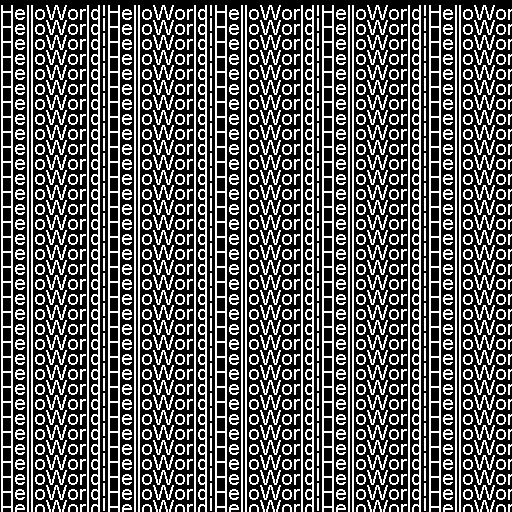
#> input picture files/watermark.png, 512 x 512 px, given in place of input.png, which was not available
$ python main_dwt.py   (older library calls are emulated)
#> lines starting #> are read from the running program, lines starting #| are printed output that depends on the picture; after the words box and inside, x2 and y2 are one past the last pixel; in counts of white or black regions, pixels touching at a corner belong together; pictures that were not available may be replaced by others from this repository, and a replacement may not be noted
### image_utils/frequence_domain_watermark.py
import os

import cv2
import numpy as np
import pywt
from PIL import Image, ImageDraw, ImageFont
from matplotlib import pyplot as plt

from classes.watermark_mode import IMAGE_MODE, TEXT_MODE

from classes import channels, show_mode
from image_utils.domain_watermark import DomainWatermark


class FrequenceDomainWatermark():


    def __init__(self, input_image: str, output_dir: str = "files/frequence_domain_watermark"):
        self.input_image = input_image
        self.output_dir = output_dir

    def apply_watermark(self, watermark_data,
                            watermark_type='image', alpha=0.1, wavelet='haar'):
        """
        Incorpora un watermark (logo o testo) in un'immagine utilizzando DWT.

        :param watermark_data: Path del file logo (se type='image') o stringa di testo (se type='text').
        :param watermark_type: 'image' o 'text'.
        :param alpha: Forza del watermark (valore piccolo, es. 0.05 - 0.2).
        :param wavelet: Tipo di wavelet da usare (es. 'haar', 'db1').
        """
#> called with watermark_data = 'HelloWorld!', watermark_type = 'text', alpha = 0.1, wavelet = 'haar'

        # 1. Carica l'immagine originale
        img = cv2.imread(self.input_image, cv2.IMREAD_COLOR)
#> img is the input picture: shape (512, 512, 3); 35% white in thin lines or dots
        if img is None:
            print(f"Errore: Immagine originale non trovata in {self.input_image}")
            return

        # 2. Converte in YCrCb e separa i canali
        img_ycrcb = cv2.cvtColor(img, cv2.COLOR_BGR2YCrCb)
#> img_ycrcb: shape (512, 512, 3); mean of channels 0, 1, 2 89.2, 128, 128
        y, cr, cb = cv2.split(img_ycrcb)
#> y: shape (512, 512); 35% white in thin lines or dots
#> cr: shape (512, 512); every value is 128

        # 3. Applica DWT al canale di luminanza (Y)
        coeffs_y = pywt.dwt2(y, wavelet)
        LL, (LH, HL, HH) = coeffs_y
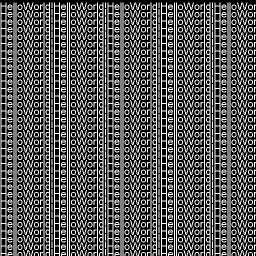
#> LL: shape (256, 256) float64; min 0, max 510, mean 178.3; drawn with min black and max white
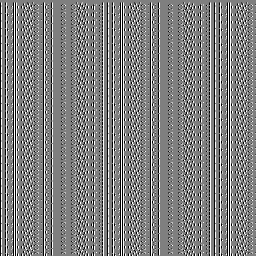
#> HL: shape (256, 256) float64; min -255, max 255, mean 0.3; drawn with min black and max white
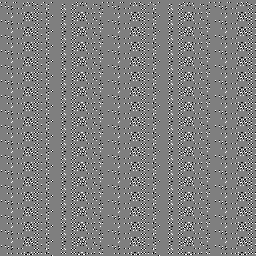
#> HH: shape (256, 256) float64; min -127.5, max 127.5, mean 0; drawn with min black and max white

        # 4. Prepara il watermark (logo o testo)
        target_shape = HH.shape  # Il watermark deve avere la dimensione della banda HH
#> target_shape = (256, 256)

        if watermark_type == IMAGE_MODE:
            watermark = self._prepare_logo_watermark(watermark_data, target_shape)
        elif watermark_type == TEXT_MODE:
            watermark = self._create_text_watermark(watermark_data, target_shape)
#> in _create_text_watermark, `img_pil = Image.new('L', (target_shape[1], target_shape[0]), 0)`: img_pil: PIL image 256x256 L; every value is 0
#> in _create_text_watermark, `bbox = draw.textbbox((0, 0), text, font=font)`: bbox = (0, 11, 371, 61)
#> in _create_text_watermark, `text_width, text_height = bbox[2] - bbox[0], bbox[3] - bbox[1]`: text_width = 371; text_height = 50
#> in _create_text_watermark, `x = (target_shape[1] - text_width) / 2`: x = -57.5
#> in _create_text_watermark, `y = (target_shape[0] - text_height) / 2`: y = 103
#> in _create_text_watermark, `return np.array(img_pil)`:
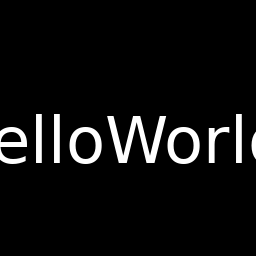
#> returned value: shape (256, 256); min 0, max 255, mean 14.7
        else:
            print("Errore: watermark_type deve essere 'image' o 'text'")
            return

        if watermark is None:
            print("Errore: impossibile creare o caricare il watermark.")
            return

        # 5. Incorpora il watermark nella banda HH (High-High)
        # Formula: HH_watermarked = HH + alpha * watermark
        HH_w = HH + alpha * watermark

        # 6. Ricostruisci il canale Y
        coeffs_Y_w = (LL, (LH, HL, HH_w))
        Y_w = pywt.idwt2(coeffs_Y_w, wavelet)

        # 7. Adatta la dimensione (IDWT può causare un +1 pixel)
        Y_w = cv2.resize(Y_w, (y.shape[1], y.shape[0]))

        # 8. Assicura che i valori siano nell'intervallo [0, 255]
        Y_w = np.clip(Y_w, 0, 255)

        # 9. Unisci i canali e riconverti in BGR
        img_w_ycrcb = cv2.merge((Y_w.astype('uint8'), cr, cb))
#> img_w_ycrcb: shape (512, 512, 3); mean of channels 0, 1, 2 89.3, 128, 128
        img_w = cv2.cvtColor(img_w_ycrcb, cv2.COLOR_YCrCb2BGR)

        # 10. Salva l'immagine finale
        watermarked_image_path = os.path.join(self.output_dir, "watermarked.png")
        cv2.imwrite(watermarked_image_path, img_w)
        print(f"Watermark incorporato con successo e salvato in: {watermarked_image_path}")
        os.makedirs(self.output_dir, exist_ok=True)
        self._extract_watermark_dwt(watermarked_image_path, os.path.join(self.output_dir, "watermark.png"))
#> in _extract_watermark_dwt, `_, watermark_final = cv2.threshold(watermark_visible, 127, 255, cv2.TH..`: watermark_final: shape (256, 256); 1.1% white in thin lines or dots, all inside (x1, y1, x2, y2) = (1, 114, 256, 164)


    def show_watermark(self,transfomed_img_path):
        original_image = Image.open(self.input_image)
        watermarked_image = Image.open(os.path.join(self.output_dir, "watermarked.png"))
        wm_image = Image.open(os.path.join(self.output_dir, "watermark.png"))
        transformed_img = Image.open(transfomed_img_path)
        self._extract_watermark_dwt(transfomed_img_path, os.path.join(self.output_dir, "transformed_watermark1.png"))

        trans_image = Image.open(os.path.join(self.output_dir, "transformed_watermark1.png"))

        # === Mostra le immagini affiancate ===
        plt.figure(figsize=(12, 8))

        plt.subplot(1, 4, 1)
        plt.title("Originale")
        plt.imshow(original_image)
        plt.axis("off")

        plt.subplot(1, 4, 2)
        plt.title("Immagine con Watermark")
        plt.imshow(watermarked_image)
        plt.axis("off")

        plt.subplot(1, 4, 3)
        plt.title("Watermark")
        plt.imshow(wm_image)
        plt.axis("off")

        if transformed_img:
            plt.subplot(1, 4, 4)
            plt.title("Trasformata")
            plt.imshow(trans_image)
            plt.axis("off")


        plt.tight_layout()
        plt.show()


    def _extract_watermark_dwt(self, watermarked_image_path,
                              output_watermark_path, alpha=0.1, wavelet='haar'):
        """
        Estrae un watermark da un'immagine (metodo NON-BLIND).

        :param watermarked_image_path: Path dell'immagine con watermark.
        :param output_watermark_path: Path dove salvare il watermark estratto.
        :param alpha: La STESSA forza usata durante l'incorporazione.
        :param wavelet: La STESSA wavelet usata durante l'incorporazione.
        """

        # 1. Carica entrambe le immagini
        img_orig = cv2.imread(self.input_image, cv2.IMREAD_COLOR)
        img_wm = cv2.imread(watermarked_image_path, cv2.IMREAD_COLOR)

        if img_orig is None or img_wm is None:
            print("Errore: impossibile caricare una o entrambe le immagini.")
            return

        # 2. Converte entrambe in YCrCb e ottieni i canali Y
        Y_orig, _, _ = cv2.split(cv2.cvtColor(img_orig, cv2.COLOR_BGR2YCrCb))
        Y_wm, _, _ = cv2.split(cv2.cvtColor(img_wm, cv2.COLOR_BGR2YCrCb))

        # 3. Applica DWT a entrambi i canali Y
        coeffs_Y_orig = pywt.dwt2(Y_orig, wavelet)
        _, (_, _, HH_orig) = coeffs_Y_orig

        coeffs_Y_wm = pywt.dwt2(Y_wm, wavelet)
        _, (_, _, HH_wm) = coeffs_Y_wm

        # 4. Estrai il watermark invertendo la formula
        # Formula: watermark = (HH_watermarked - HH) / alpha
        watermark_extracted_raw = (HH_wm - HH_orig) / alpha

        # 5. Post-processa il watermark estratto per renderlo visibile

        # Normalizza l'immagine estratta per visualizzarla (0-255)
        cv2.normalize(watermark_extracted_raw, None, 0, 255, cv2.NORM_MINMAX, dtype=cv2.CV_8U)
        watermark_visible = watermark_extracted_raw.astype('uint8')

        # Binarizza per pulire il rumore
        _, watermark_final = cv2.threshold(watermark_visible, 127, 255, cv2.THRESH_BINARY)

        # 6. Salva il watermark estratto
        cv2.imwrite(output_watermark_path, watermark_final)
        print(f"Watermark estratto e salvato in: {output_watermark_path}")
        return watermark_final


    def _create_text_watermark(self, text, target_shape):
        """
        Crea un'immagine in scala di grigi da una stringa di testo,
        dimensionata per il sub-band DWT di destinazione.
        """
        try:
            # Crea un'immagine PIL nera
            img_pil = Image.new('L', (target_shape[1], target_shape[0]), 0)  # (width, height)
            draw = ImageDraw.Draw(img_pil)

            # Prova a caricare un font
            try:
                # Stima una dimensione del font
                font_size = int(target_shape[0] / 4)
                font = ImageFont.truetype("arial.ttf", font_size)
            except IOError:
                print("Arial.ttf non trovato, uso il font di default.")
                # Se arial non è disponibile, usa il default
                font = ImageFont.load_default()

            # Calcola la posizione per centrare il testo
            try:
                # Metodo moderno PIL
                bbox = draw.textbbox((0, 0), text, font=font)
                text_width, text_height = bbox[2] - bbox[0], bbox[3] - bbox[1]
            except AttributeError:
                # Fallback per PIL più vecchi
                text_width, text_height = draw.textsize(text, font=font)

            x = (target_shape[1] - text_width) / 2
            y = (target_shape[0] - text_height) / 2

            # Disegna il testo in bianco
            draw.text((x, y), text, font=font, fill=255)

            # Converte l'immagine PIL in un array NumPy
            return np.array(img_pil)
        except Exception as e:
            print(f"Errore durante la creazione del watermark di testo: {e}")
            return None


    # [164 lines left out: functions _generate_text_watermark_image, _prepare_logo_watermark, _extract_watermark_dwt_changed, not called in this run]

### main_dwt.py
# --- Creazione file di test ---
# (Esegui questo blocco una volta per creare i file necessari)
import cv2
import numpy as np

from PIL import Image
# Importa le funzioni che abbiamo appena scritto (assumendo che il file si chiami trasformazioni.py)
from image_utils.transformation import resize_image, rotate_image, crop_image, flip_image, adjust_brightness, apply_blur

from image_utils.frequence_domain_watermark import FrequenceDomainWatermark
from image_utils.watermark_dwt import embed_watermark_dwt,extract_watermark_dwt

from classes.watermark_mode import TEXT_MODE

ALPHA_STRENGTH = 0.1
WAVELET_TYPE = 'haar'

if __name__ == '__main__':
    fdw = FrequenceDomainWatermark(input_image="files/input.png")
    fdw.apply_watermark(watermark_data="HelloWorld!", watermark_type=TEXT_MODE)


    # --- 1. Carica l'immagine originale ---
    img_originale = Image.open("files/watermarked_output.png")
    print(f"Immagine originale caricata: {img_originale.format} {img_originale.size} {img_originale.mode}")
#| Immagine originale caricata: PNG (512, 512) L

    # Esempio di come creare l'immagine per il test
    img_wm = cv2.imread("files/watermarked_output.png")
    # Salva come JPEG con qualità 80 (su 100)
    cv2.imwrite("files/immagine_compressa.jpg", img_wm, [cv2.IMWRITE_JPEG_QUALITY, 80])

    # --- 2. Applica una catena di trasformazioni ---

    # Nota: applichiamo le trasformazioni in sequenza,
    # passando il risultato della funzione precedente a quella successiva.

    print("Applico trasformazioni...")

    # a. Ridimensiona a una larghezza di 500px mantenendo le proporzioni
    #img_temp_1 = resize_image(img_originale, new_width=200, keep_aspect_ratio=True)
    #print(f"Dimensione dopo resize: {img_temp_1.size}")

    # b. Ruota l'immagine di 15 gradi (espandendo per non tagliare i bordi)
    #img_temp_2 = rotate_image(img_originale, angle=15, fill_color=(0, 0, 0))  # Riempi di nero
    #
    # # c. Ritaglia una regione centrale
    # # Per centrare, calcoliamo il box
    # w, h = img_originale.size
    # box = (w / 4, h / 4, w * 3 / 4, h * 3 / 4)  # Prendi il 50% centrale
    # img_temp_3 = crop_image(img_originale, box)
    # # print(f"Dimensione dopo crop: {img_temp_3.size}")
    # #
    # # # d. Specchia l'immagine orizzontalmente
    # # img_temp_4 = flip_image(img_temp_3, mode='horizontal')
    # #
    # # # e. Aumenta la luminosità del 20%
    # # img_finale = adjust_brightness(img_temp_4, factor=1.2)
    # #
    # # # --- 3. Salva e mostra il risultato ---
    # output_path = "files/watermarked_transformed_output.png"
    # img_temp_3.save(output_path)
    # print(f"Immagine trasformata salvata in: {output_path}")

    # Apre l'immagine nel visualizzatore di default del tuo OS
    #img_finale.show()
    fdw.show_watermark(transfomed_img_path="files/immagine_compressa.jpg")
#> call 2 of _extract_watermark_dwt, with watermarked_image_path = 'files/immagine_compressa.jpg', alpha = 0.1, wavelet = 'haar'
#> in _extract_watermark_dwt (call 2), `watermark_extracted_raw = (HH_wm - HH_orig) / alpha`:
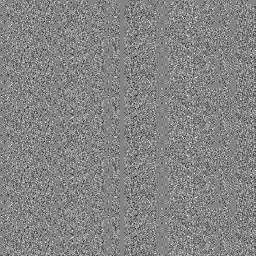
#> watermark_extracted_raw: shape (256, 256) float64; min -255, max 235, mean 0; drawn with min black and max white
#> in _extract_watermark_dwt (call 2), `watermark_visible = watermark_extracted_raw.astype('uint8')`:
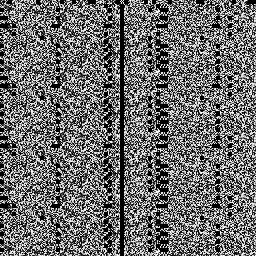
#> watermark_visible: shape (256, 256); min 0, max 252, mean 109.6
#> in _extract_watermark_dwt (call 2), `_, watermark_final = cv2.threshold(watermark_visible, 127, 255, cv2.TH..`:
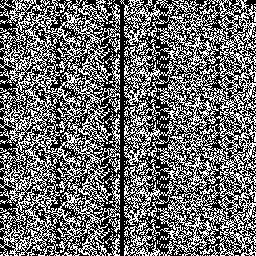
#> watermark_final: shape (256, 256); 42.8% white in thin lines or dots

# [42 lines of commented-out code are left out]
